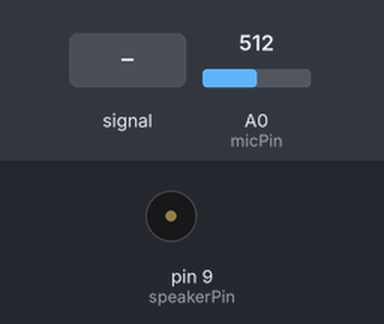
A sketch run on a simulated Arduino Uno, built with avr-gcc and run on an emulated ATmega328P. Shown: buzzer (waves = sounding). The inputs (shaded band) are chosen by the test bench; at power-on: A0 (micPin) = 512.

Above: at 1.2 s.
1.3 s: A0 (micPin) fed a 200 Hz sine of ±81 counts around its level
4.3 s: A0 (micPin) set to 716
At 5.3 s:
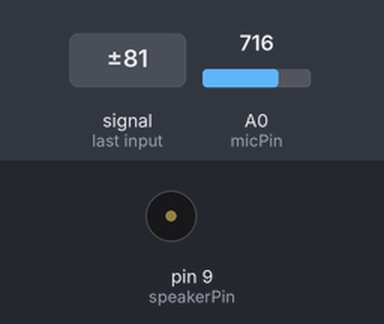
5.8 s: A0 (micPin) set to 521
7.3 s: A0 (micPin) set to 498
At 8.4 s:
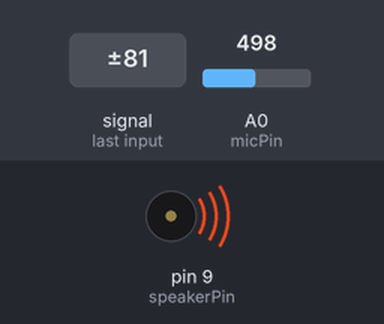
8.8 s: A0 (micPin) set to 900
At 9.5 s:
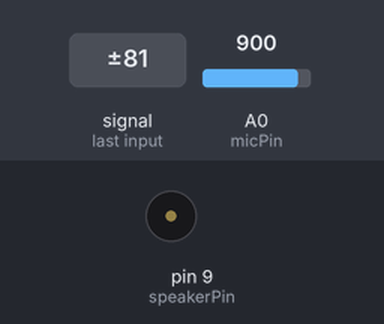
Timing chart, 0 to 11.3 s (numbered marks = the images above; inputs shaded):
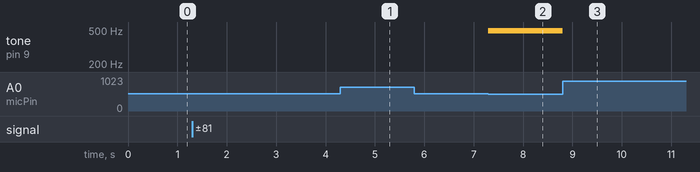

Measured:
- the behaviour switches between 511 and 510 on A0 (micPin) (found by bisection; images 1 and 2)
- after the input at 4.3 s, tone on pin 9 (speakerPin): stays silent (without the input it goes to 490 Hz after 1.5 s)
- after the input at 5.8 s, every drawn part: stays the same
- after the input at 7.3 s, tone on pin 9 (speakerPin): silent → 490 Hz at once
- after the input at 8.8 s, tone on pin 9 (speakerPin): 490 Hz → silent at once

The sketch:

CFH_noise_cancellation.ino
```cpp
const int micPin = A0;     // mic input pin
const int speakerPin = 9;  // speaker output (PWM)

void setup() {
  pinMode(micPin, INPUT);
  pinMode(speakerPin, OUTPUT);
}

void loop() {
  int noise = analogRead(micPin);    // read noise level
  int invertedNoise = 512 - noise;   // simple phase inversion

  analogWrite(speakerPin, invertedNoise / 2);
}
```
